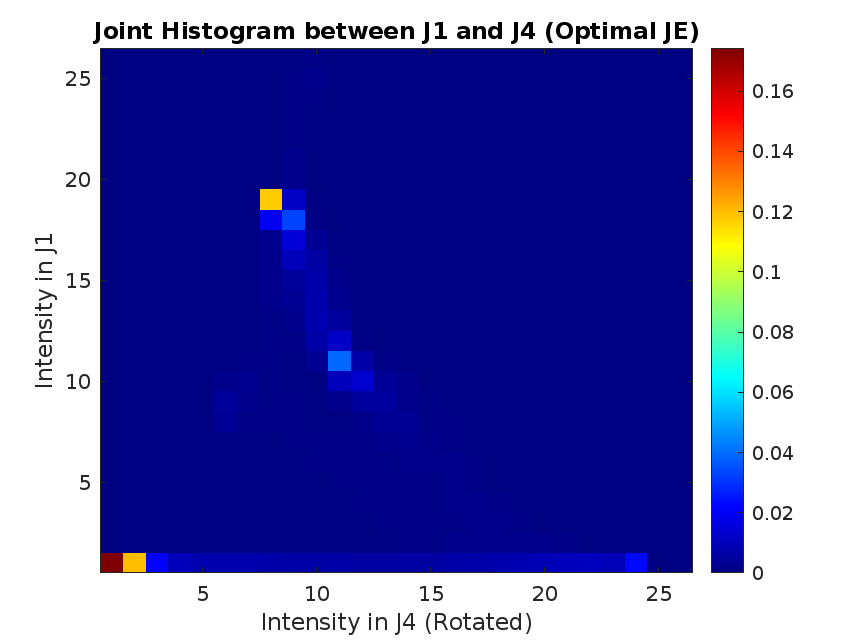
#> input picture HW1/4/images/Joint_Histogram_Optimal_JE.png, 858 x 644 px, found by its file name; its folder holds only this picture in this run
$ python remove_bg.py
#> lines starting #> are read from the running program, lines starting #| are printed output that depends on the picture; after the words box and inside, x2 and y2 are one past the last pixel; in counts of white or black regions, pixels touching at a corner belong together
import cv2
import numpy as np
import os

def keep_dark_pixels(image_path, output_path, threshold=50):
    # Read the image
#> called with threshold = 100
    img = cv2.imread(image_path)
#> img is the input picture: shape (644, 858, 3); mean B, G, R 178.4, 103.9, 103.7

    # Convert the image to grayscale
    gray = cv2.cvtColor(img, cv2.COLOR_BGR2GRAY)
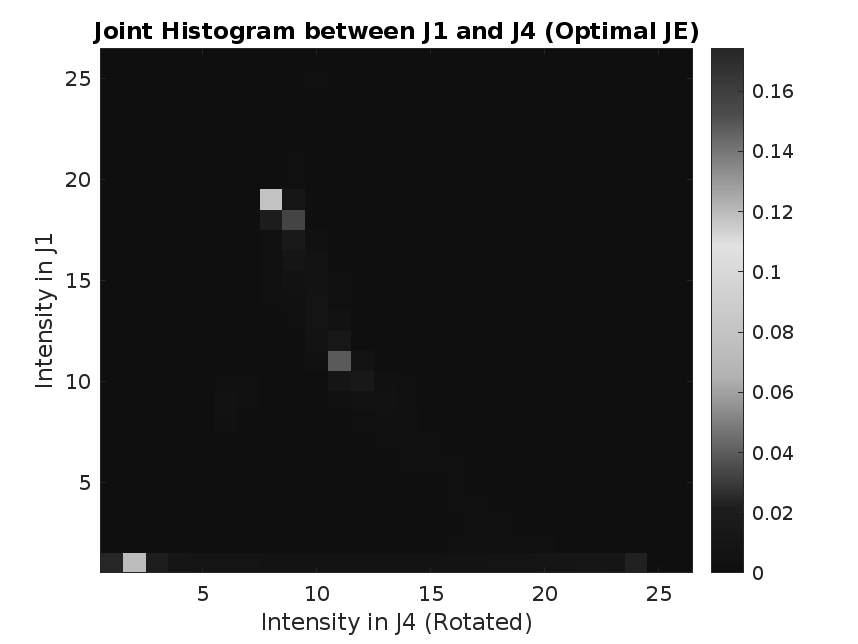
#> gray: shape (644, 858); min 0, max 255, mean 112.4

    # Create a binary mask for pixels darker than the threshold
    _, mask = cv2.threshold(gray, threshold, 255, cv2.THRESH_BINARY)
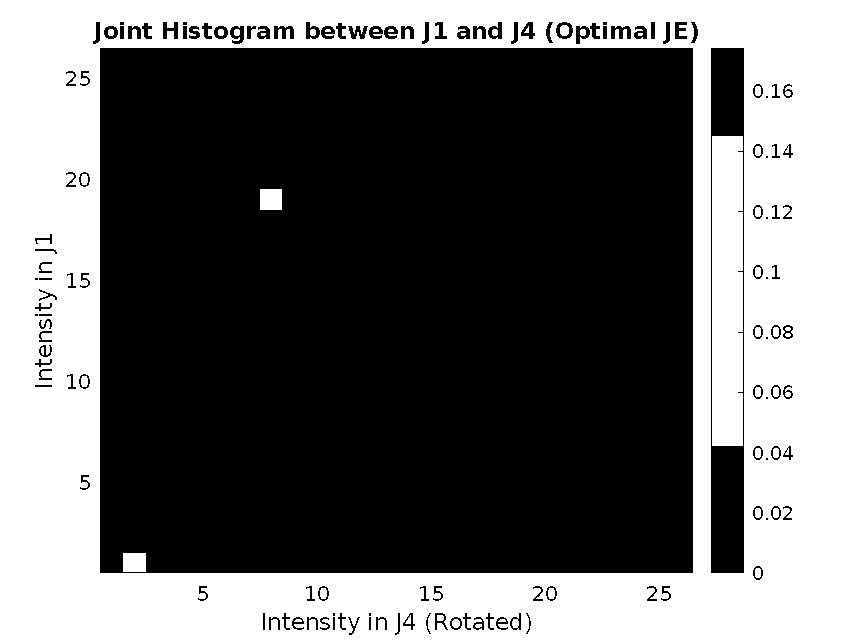
#> mask: shape (644, 858); 40.9% white; 44 white regions (7 under 20 px), largest, box (x1, y1, x2, y2) and area: (0, 0, 858, 644) 213638, (712, 136, 743, 446) 9585, (260, 189, 282, 210) 462

    # Create an all-white image
    result = np.ones_like(img) * 255

    # Copy only the dark pixels from the original image to the result image
    result[mask == 0] = img[mask == 0]
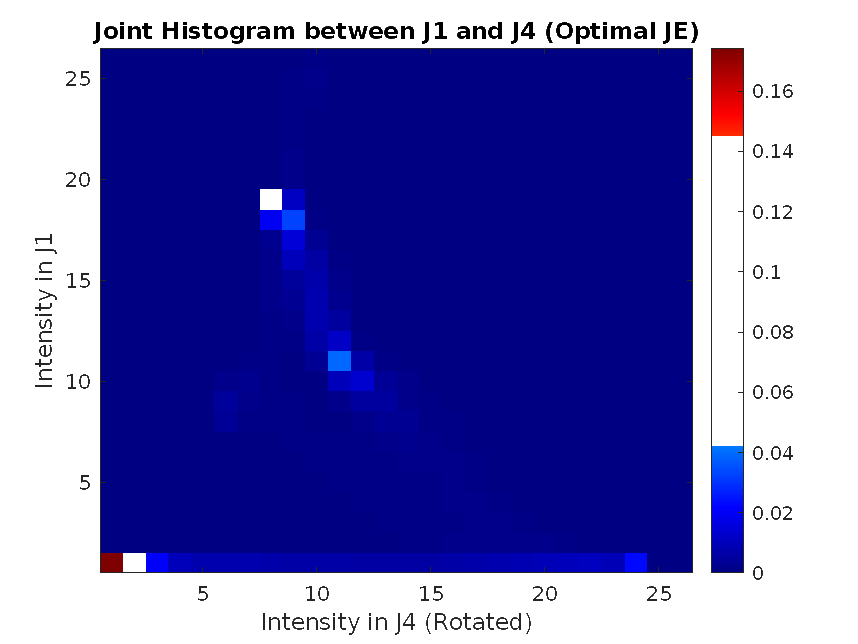
#> result: shape (644, 858, 3); mean B, G, R 181.7, 105.2, 105.9

    # Save the result
    cv2.imwrite(output_path, result)

if __name__ == "__main__":

    input_dir = '/home/ganesh/BADRI/MANUSCRIPTS/data/project_data/images/'
    output_dir = '/home/ganesh/BADRI/MANUSCRIPTS/data/project_data/bg_removed/'

    if not os.path.exists(output_dir):
        os.makedirs(output_dir)

    for file in os.listdir(input_dir):

        threshold_value = 100  # Adjust this threshold value as needed

        keep_dark_pixels(input_dir + file, output_dir + file, threshold_value)


    # keep_black_color(input_image_path, output_image_path)
